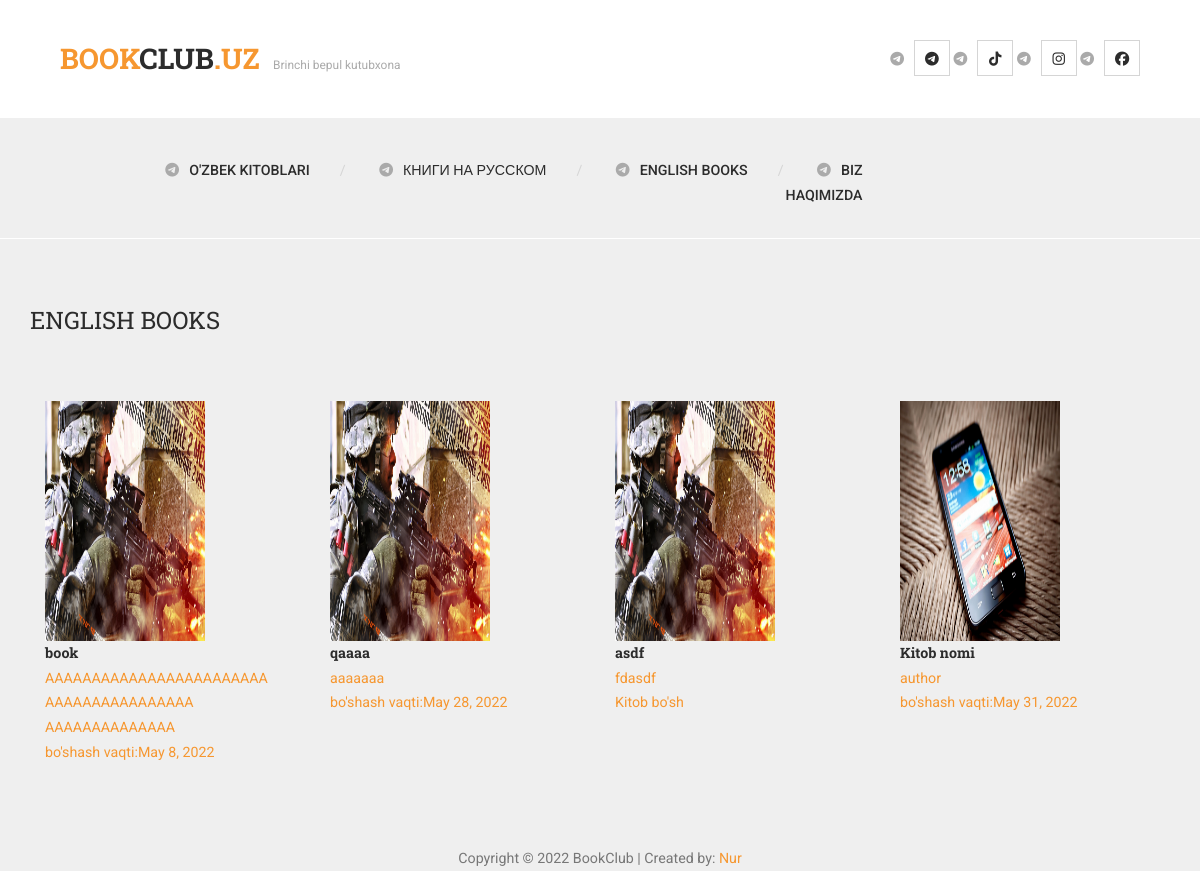
/eng, run on an earlier commit of the app's database.
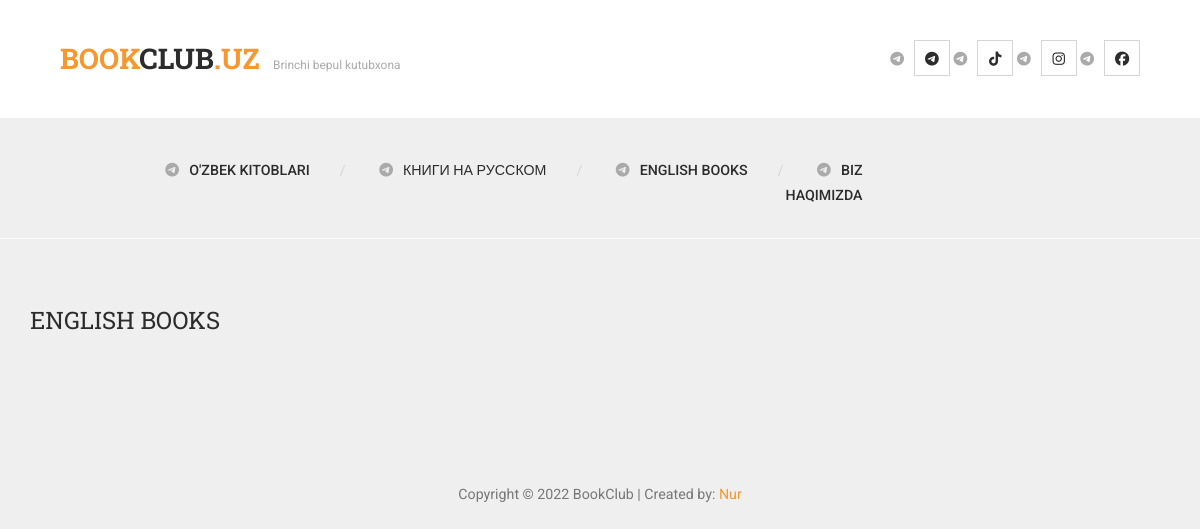
And on a later commit of the database.
### viewbooks/models.py (models this page shows, shortened)
class EngBooksModel(models.Model):
    title = models.CharField(max_length=255, blank=True, null=True)
    body = models.TextField(blank=True, null=True)
    image = models.ImageField(upload_to=upload_location, blank=True, null=True)
    b_date = models.DateField(blank=True, null=True)
    free = models.BooleanField(blank=True, null=True)
    @property
    def imageURL(self):
        try:
            url = str(self.image.url)
        except:
            url = ''
        return url

### viewbooks/views.py (the view)
# urls.py: path('eng', EngBooksView.as_view(), name='eng'),
class EngBooksView(ListView):
    model = EngBooksModel
    template_name = 'eng.html'
    context_object_name = 'eng_list'

### viewbooks/templates/eng.html (shortened to what this page needs)
{% extends 'base.html' %}
{% load static %}
{% block content %}
<div class="content-wrapper">
	<div class="inner-container container">
		<div class="row">
			<div class="section-header col-md-12">
				<h2>English books</h2>
			</div>
		</div>
		{% for uzb in eng_list %}
	<a href= {% url 'books:engdetail' uzb.id %}>
		<div id="tm-gallery-page-pizza" class="tm-gallery-page">
			<article class="col-lg-3 col-md-4 col-sm-6 col-12 tm-gallery-item">
				<figure>
					<img src={{uzb.imageURL}} alt="Image" class="img-fluid tm-gallery-img" height=240 width=160 />
					<figcaption>
						<h4 class="tm-gallery-title">{{uzb.title}}</h4>
						<p class="tm-gallery-description">{{uzb.body}}</p>
						{% if uzb.free %}<p class="tm-gallery-price"  >Kitob bo'sh</p>
						{% else %}<p class="tm-gallery-price">bo'shash vaqti:{{uzb.b_date}}</p>
						{% endif %}
					</figcaption>
				</figure>
			</article>
		</div>
	</a>
		{% endfor %}
		<div class="row">
			<div class="col-md-12">
			</div>
		</div>
	</div>
</div>
{% endblock content %}

### templates/base.html
{% load static %}
{% include 'snippets/header.html' %}
{% block content %}
{% endblock content %}
{% include 'snippets/footer.html' %}

### templates/snippets/header.html (shortened to what this page needs)
<!DOCTYPE html>
{% load static %}
 <html class="no-js">
    <head>
        <link rel="stylesheet" href="https://maxcdn.bootstrapcdn.com/font-awesome/4.5.0/css/font-awesome.min.css">
        <link rel="stylesheet" href=" {% static 'css/bootstrap.css' %} ">
        <link rel="stylesheet" href="{% static 'css/font-awesome.css' %} ">
        <link rel="stylesheet" href="{% static 'css/animate.css' %} ">
        <link rel="stylesheet" href="{% static 'css/templatemo-misc.css' %} ">
        <link rel="stylesheet" href="{% static 'css/templatemo-style.css' %}">
    </head>
    <body>
        <header class="site-header container-fluid">
            <div class="top-header">
                <div class="logo col-md-6 col-sm-6">
                    <h1><a href="{% url 'books:uzb' %}"><em>BOOK</em>CLUB<em>.UZ</em></a></h1>
                    <span>Brinchi bepul kutubxona</span>
                </div>
                <div class="social-top col-md-6 col-sm-6">
                    <ul>
                        <li><a href="https://t.me/uzbookclub" class="fa-brands fa-telegram fa-fw"></a></li>
                        <li><a href="https://www.tiktok.com/@uzbookclub?lang=en" class="fa-brands fa-tiktok"></a></li>
                        <li><a href="https://www.instagram.com/uzbookclub/?hl=en" class="fa-brands fa-instagram"></a></li>
                        <li><a href="https://www.facebook.com/uzbookclub" class="fa fa-facebook"></a></li>
                    </ul>
                </div>
            </div>
            <div class="main-header">
                <div class="row">
                    <div class="menu-wrapper col-md-9 col-sm-6 col-xs-4">
                        <ul class="sf-menu hidden-xs hidden-sm">
                            <li><a href="{% url 'books:uzb' %}">O'zbek kitoblari</a></li>
                            <li><a href="{% url 'books:rus' %}">Книги на русском</a></li>
                            <li><a href="{% url 'books:eng' %}">English books</a></li>
                            <li><a href="{% url 'books:onas' %}" >Biz haqimizda</a></li>
                        </ul>
                    </div>
                </div>
            </div>
        </header>

### templates/snippets/footer.html (shortened to what this page needs)
{% load static %}
<footer class="tm-footer text-center">
	<p>Copyright &copy; 2022 BookClub
	| Created by: <a rel="nofollow" href="https://t.me/Nur_projects">Nur</a></p>
</footer>
</body>
</html>

### static/css/templatemo-style.css (style rules this page uses)
html, body, div, span, applet, object, iframe, h1, h2, h3, h4, h5, h6, p, blockquote, pre, a, abbr, acronym, address, big, cite, code, del, dfn, em, img, ins, kbd, q, s, samp, small, strike, strong, sub, sup, tt, var, b, u, i, center, dl, dt, dd, ol, ul, li, fieldset, form, label, legend, table, caption, tbody, tfoot, thead, tr, th, td, article, aside, canvas, details, embed, figure, figcaption, footer, header, hgroup, menu, nav, output, ruby, section, summary, time, mark, audio, video { margin: 0; padding: 0; border: 0; font-size: 100%; vertical-align: baseline; }
body { line-height: 1; }
ol, ul { list-style: none; }
html { font-size: 100%; -webkit-text-size-adjust: 100%; -ms-text-size-adjust: 100%; }
article, aside, details, figcaption, figure, footer, header, hgroup, nav, section, img { display: block; }
.top-header .logo span, .section-header span, .team-member span, .project-infos span.project-subtitle, .post-masonry .blog-body span, .blog-info span.blog-meta, .comment-body span { font-size: .84em; color: #aaaaaa; }
body { font-family: "Roboto", sans-serif; font-size: .89em; line-height: 1.75; color: #777777; background-color: #efefef; text-rendering: optimizeLegibility; }
a { color: #f69730; text-decoration: none; -webkit-transition: all 200ms ease-in-out; -moz-transition: all 200ms ease-in-out; transition: all 200ms ease-in-out; }
h1, h2, h3, h4, h5, h6 { font-family: "Roboto Slab", serif; color: #2c2c2c; }
*, *:before, *:after { -moz-box-sizing: border-box; -webkit-box-sizing: border-box; box-sizing: border-box; }
.text-center { text-align: center; }
.site-header { position: relative; z-index: 8; }
a.btn-left, .top-header .social-top ul li a, .main-header .menu-wrapper a.toggle-menu { border: 1px solid #d5d5d5; width: 36px; height: 36px; line-height: 36px; text-align: center; display: inline-block; color: #2c2c2c; }
.top-header { width: 100%; overflow: hidden; background-color: white; }
.top-header .logo { padding: 34px 0 34px 60px; }
.top-header .logo h1 { display: inline-block; font-size: 2em; text-transform: uppercase; font-weight: 700; }
.top-header .logo h1 em { font-style: normal; color: #f69730; }
.top-header .logo span { margin-left: 10px; }
.top-header .social-top { padding: 40px 60px 40px 0; overflow: hidden; text-align: right; }
.top-header .social-top ul li { display: inline; }
.top-header a { color: #2c2c2c; }
.main-header { width: 100%; min-height: 96px; background-color: #efefef; padding: 30px 60px; }
.main-header .menu-wrapper { position: relative; z-index: 99; text-align: right; margin-top: 10px; }
.main-header .menu-wrapper ul li { display: inline; margin-left: 30px; position: relative; }
.main-header .menu-wrapper ul li:after { content: '/'; color: #d5d5d5; margin-left: 30px; }
.main-header .menu-wrapper ul li:last-child:after { content: ''; display: none; }
.main-header .menu-wrapper ul li a { text-transform: uppercase; font-weight: 500; padding: 30px 0; color: #2c2c2c; }
.container-fluid { padding: 0 !important; }
.content-wrapper { border-top: 1px solid white; background: #efefef; padding-bottom: 80px; }
.section-header { margin-top: 60px; margin-bottom: 60px; }
.section-header h2 { font-size: 24px; display: inline; text-transform: uppercase; font-weight: normal; }

What changed in the data, as far as the page shows it:
removed EngBooksModel: imageURL (picture), title "book", body "AAAAAAAAAAAAAAAAAAAAAAAA AAAAAAAAAAAAAAAA AAAAAAAAAAAAAA", b_date "May 8, 2022"
removed EngBooksModel: imageURL (picture), title "qaaaa", body "aaaaaaa", b_date "May 28, 2022"
removed EngBooksModel: imageURL (picture), title "asdf", body "fdasdf", free "Kitob bo'sh"
removed EngBooksModel: imageURL (picture), title "Kitob nomi", body "author", b_date "May 31, 2022"
